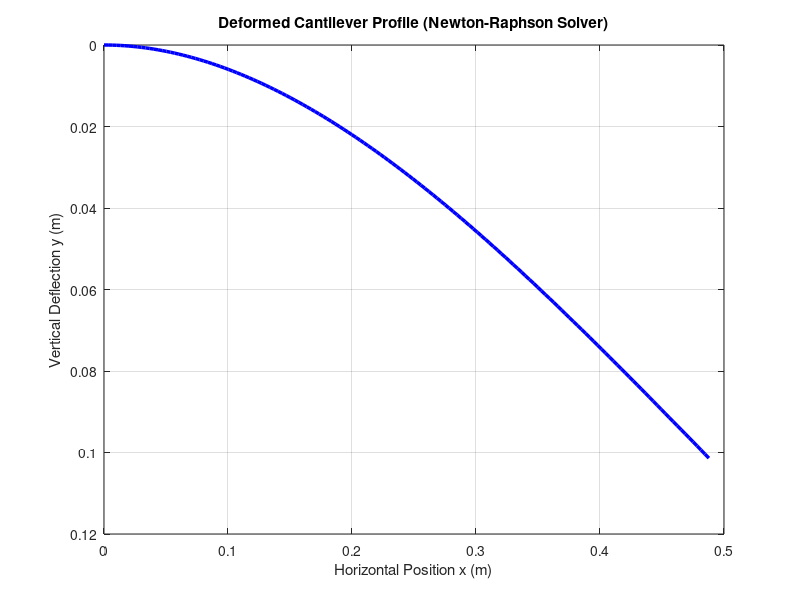

Here is the MATLAB script that generated this plot:
function main_beam_deflection_newton_raphson()
    % =====================================================================
    % 1. PHYSICAL PARAMETERS (Exactly the same)
    % =====================================================================
    L  = 0.5;          % Length of the beam (meters)
    b  = 0.03;         % Width of cross-section (meters)
    t  = 0.01;         % Thickness of cross-section (meters)
    P  = 1000.0;       % Point load at free tip (N)
    w_area = 38500;    % Distributed load per area (N/m^2)
    E  = 200e9;        % Young's Modulus: 200 GPa
    I  = 2.50e-09;     % Moment of Inertia (m^4)
    
    q = w_area * b;    % Convert area load to linear load
    EI = E * I;        % Flexural rigidity
    
    % =====================================================================
    % 2. MESH DISCRETIZATION
    % =====================================================================
    num_steps = 150; 
    s_mesh = linspace(0, L, num_steps);
    
    % =====================================================================
    % 3. SYSTEM OF FIRST-ORDER ODEs (Anonymous Function)
    % =====================================================================
    f_system = @(s, Y) [Y(2); ...
                        Y(3); ...
                        -(q/EI)*(L - s) - (P/EI)];
                    
    % =====================================================================
    % 4. THE SHOOTING METHOD (Using NEWTON-RAPHSON Iteration)
    % =====================================================================
    % Newton-Raphson requires only ONE starting guess
    current_guess = 0.0; 
    
    tolerance = 1e-9;
    max_iter = 50;
    converged = false;
    
    % Perturbation step size for calculating the numerical derivative
    dg = 1e-7; 
    
    fprintf('Starting Newton-Raphson Root Search...\n');
    fprintf('%-10s %-20s %-20s\n', 'Iter', 'Current Guess', 'Tip Moment Error');
    
    for iter = 1:max_iter
        % Step 4.1: Find the baseline error at the current guess
        sol_current = RK4(f_system, s_mesh, [0; 0; current_guess]);
        error_current = sol_current(3, end); % Target target boundary condition is 0
        
        fprintf('%-10d %-20.6f %-20.6e\n', iter, current_guess, error_current);
        
        % Step 4.2: Check for convergence
        if abs(error_current) < tolerance
            fprintf('Convergence achieved in %d iterations!\n', iter);
            final_solution = sol_current;
            converged = true;
            break;
        end
        
        % Step 4.3: Perturb the guess slightly to calculate the derivative
        sol_perturbed = RK4(f_system, s_mesh, [0; 0; current_guess + dg]);
        error_perturbed = sol_perturbed(3, end);
        
        % Step 4.4: Compute the numerical derivative (dError / dGuess)
        derivative = (error_perturbed - error_current) / dg;
        
        % Avoid division by zero safety constraint
        if abs(derivative) < 1e-12
            error('Derivative close to zero. Newton-Raphson method failed.');
        end
        
        % Step 4.5: NEWTON-RAPHSON UPDATE FORMULA
        % x_next = x_current - f(x) / f'(x)
        current_guess = current_guess - (error_current / derivative);
    end
    
    if ~converged
        error('The Newton-Raphson shooting method failed to converge.');
    end
    
    % =====================================================================
    % 5. EXTRACT ANGLE & CALCULATE X-DIRECTION DEFLECTION
    % =====================================================================
    vertical_y  = final_solution(1, :);   
    slope_angle = final_solution(2, :);   
    
    % True deformed horizontal coordinates
    deformed_x = cumtrapz(s_mesh, cos(slope_angle));
    
    % Horizontal displacement profile (u_x = s - x)
    horiz_deflection_x = s_mesh - deformed_x;
    
    % Print out results
    fprintf('\n--- RESULTS AT THE FREE TIP (s = L) ---\n');
    fprintf('Deflection Angle:          %.4f degrees\n', rad2deg(slope_angle(end)));
    fprintf('Vertical Deflection (y):    %.4f mm\n', vertical_y(end) * 1000);
    fprintf('Horizontal Deflection (x):  %.4f mm\n', horiz_deflection_x(end) * 1000);
    
    % =====================================================================
    % 6. PLOT THE TRUE 2D DEFORMED SHAPE
    % =====================================================================
    figure;
    plot(deformed_x, vertical_y, 'b-', 'LineWidth', 2.5);
    grid on;
    title('Deformed Cantilever Profile (Newton-Raphson Solver)');
    xlabel('Horizontal Position x (m)');
    ylabel('Vertical Deflection y (m)');
    set(gca, 'YDir', 'reverse'); 
end

% =========================================================================
% 7. RUNGE-KUTTA 4 SYSTEM SOLVER (Exactly your original implementation)
% =========================================================================
function y = RK4(f, x, y0)
    y = zeros(length(y0), length(x)); 
    y(:, 1) = y0; 
    h = x(2) - x(1); 
    n = length(x);
    for i = 1:n-1
        k1 = f(x(i), y(:, i));
        k2 = f(x(i) + h/2, y(:, i) + h*k1/2);
        k3 = f(x(i) + h/2, y(:, i) + h*k2/2);
        k4 = f(x(i) + h, y(:, i) + h*k3);
        y(:, i+1) = y(:, i) + h*(k1 + 2*k2 + 2*k3 + k4)/6;
    end
end
